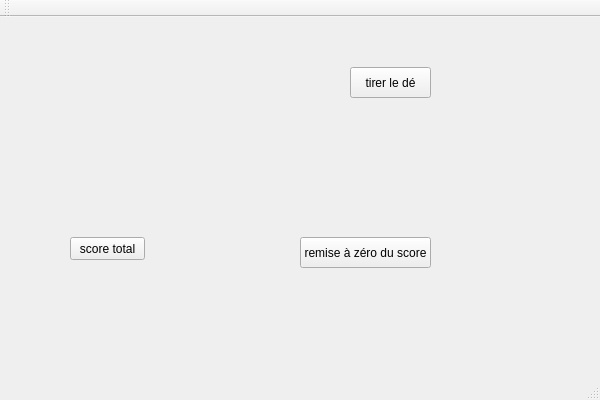
<?xml version="1.0" encoding="UTF-8"?>
<ui version="4.0">
 <class>deClass</class>
 <widget class="QMainWindow" name="deClass">
  <property name="geometry">
   <rect>
    <x>0</x>
    <y>0</y>
    <width>600</width>
    <height>400</height>
   </rect>
  </property>
  <property name="windowTitle">
   <string>de</string>
  </property>
  <widget class="QWidget" name="centralWidget">
   <widget class="QLabel" name="totaldestour">
    <property name="geometry">
     <rect>
      <x>200</x>
      <y>290</y>
      <width>91</width>
      <height>41</height>
     </rect>
    </property>
    <property name="text">
     <string/>
    </property>
   </widget>
   <widget class="QPushButton" name="remiszero">
    <property name="geometry">
     <rect>
      <x>300</x>
      <y>220</y>
      <width>131</width>
      <height>31</height>
     </rect>
    </property>
    <property name="text">
     <string>remise à zéro du score</string>
    </property>
   </widget>
   <widget class="QPushButton" name="scoretotal">
    <property name="geometry">
     <rect>
      <x>70</x>
      <y>220</y>
      <width>75</width>
      <height>23</height>
     </rect>
    </property>
    <property name="text">
     <string>score total</string>
    </property>
   </widget>
   <widget class="QLabel" name="score">
    <property name="geometry">
     <rect>
      <x>180</x>
      <y>70</y>
      <width>141</width>
      <height>101</height>
     </rect>
    </property>
    <property name="text">
     <string/>
    </property>
   </widget>
   <widget class="QPushButton" name="tirageDe">
    <property name="geometry">
     <rect>
      <x>350</x>
      <y>50</y>
      <width>81</width>
      <height>31</height>
     </rect>
    </property>
    <property name="text">
     <string>tirer le dé</string>
    </property>
   </widget>
  </widget>
  <widget class="QMenuBar" name="menuBar">
   <property name="geometry">
    <rect>
     <x>0</x>
     <y>0</y>
     <width>600</width>
     <height>21</height>
    </rect>
   </property>
  </widget>
  <widget class="QToolBar" name="mainToolBar">
   <attribute name="toolBarArea">
    <enum>TopToolBarArea</enum>
   </attribute>
   <attribute name="toolBarBreak">
    <bool>false</bool>
   </attribute>
  </widget>
  <widget class="QStatusBar" name="statusBar"/>
 </widget>
 <layoutdefault spacing="6" margin="11"/>
 <resources>
  <include location="de.qrc"/>
 </resources>
 <connections>
  <connection>
   <sender>tirageDe</sender>
   <signal>clicked()</signal>
   <receiver>deClass</receiver>
   <slot>tirage()</slot>
   <hints>
    <hint type="sourcelabel">
     <x>390</x>
     <y>98</y>
    </hint>
    <hint type="destinationlabel">
     <x>299</x>
     <y>199</y>
    </hint>
   </hints>
  </connection>
  <connection>
   <sender>tirageDe</sender>
   <signal>clicked()</signal>
   <receiver>deClass</receiver>
   <slot>score()</slot>
   <hints>
    <hint type="sourcelabel">
     <x>390</x>
     <y>98</y>
    </hint>
    <hint type="destinationlabel">
     <x>299</x>
     <y>199</y>
    </hint>
   </hints>
  </connection>
  <connection>
   <sender>remiszero</sender>
   <signal>clicked()</signal>
   <receiver>deClass</receiver>
   <slot>zero()</slot>
   <hints>
    <hint type="sourcelabel">
     <x>365</x>
     <y>268</y>
    </hint>
    <hint type="destinationlabel">
     <x>299</x>
     <y>199</y>
    </hint>
   </hints>
  </connection>
  <connection>
   <sender>scoretotal</sender>
   <signal>clicked()</signal>
   <receiver>deClass</receiver>
   <slot>total()</slot>
   <hints>
    <hint type="sourcelabel">
     <x>107</x>
     <y>264</y>
    </hint>
    <hint type="destinationlabel">
     <x>299</x>
     <y>199</y>
    </hint>
   </hints>
  </connection>
 </connections>
 <slots>
  <slot>tirage()</slot>
  <slot>score()</slot>
  <slot>zero()</slot>
  <slot>total()</slot>
 </slots>
</ui>
